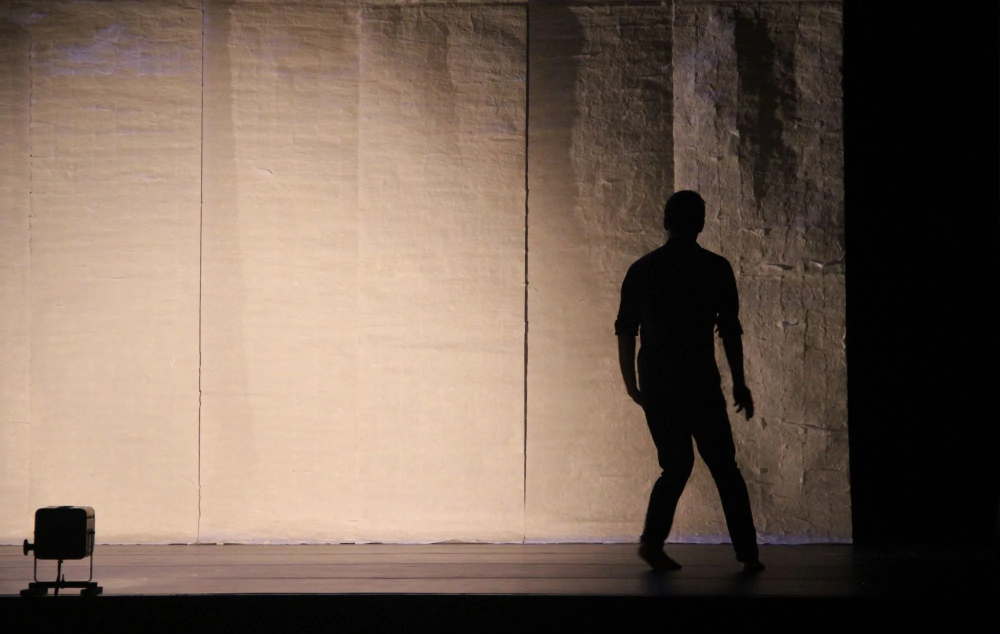
#> input picture site/assets/img/imagem-como-ausencia.webp, 2000 x 1268 px (shown at 1/2 size)
$ python gerar-mural.py
#> lines starting #> are read from the running program, lines starting #| are printed output that depends on the picture
# Gera o mural do Acervo (antes do Contato): recorta cada imagem no mesmo formato (4:5), em assets/img/mural/,
# e escreve as três faixas em imagens.html (seção Acervo), entre <!-- MURAL:INICIO --> e <!-- MURAL:FIM -->.
#
# Uso, de dentro da pasta site:   python ferramentas/gerar-mural.py
# Para trocar, tirar ou reordenar imagens, edite a lista FAIXAS abaixo e rode de novo.
# Cada peça: (arquivo em assets/img, ponto de foco x e y de 0 a 1, destino, legenda)
#   destino "#obra-flor" vira um link para a obra (criacoes.html#obra-flor, na sua página); destino ("video", id, início, título) abre o vídeo.
from html import escape
from pathlib import Path

from PIL import Image

SITE = Path(__file__).resolve().parent.parent
ORIGEM = SITE / "assets" / "img"
SAIDA = ORIGEM / "mural"
LARGURA, ALTURA = 512, 640  # 4:5, um pouco mais alta que larga, como os quadros de um acervo
QUALIDADE = 72


def video(id_video: str, inicio: str, titulo: str) -> tuple:
    return ("video", id_video, inicio, titulo)


FAIXAS = [
    [
        ("imagem-como-ausencia.webp", 0.72, 0.5, "#obra-ausencia", "2013 <cite>A Imagem como Ausência</cite>"),
        ("quadros/efemero-cora.webp", 0.5, 0.5, video("5xQ4a2cmItM", "1343", "Encontros Efêmeros: Marcus Moreno + Cora Laszlo · Encontro para contemplar o vento"), "Encontro Efêmero <cite>com Cora Laszlo</cite>"),
        ("flor-da-lua-patzdorf.webp", 0.5, 0.45, "#obra-flor", "2016 <cite>A Flor da Lua</cite>"),
        ("quadros/entrevista-zelia.webp", 0.5, 0.5, video("jd_U6hWVAxY", "", "Entrevista-performativa com Zélia Monteiro"), "Entrevista <cite>com Zélia Monteiro</cite>"),
        ("instante-ja-1.webp", 0.48, 0.5, "#obra-instante", "2019 <cite>Instante-já</cite>"),
        ("quadros/efemero-patricia.webp", 0.5, 0.5, video("mSVXEeCJtak", "356", "Encontros Efêmeros: Marcus Moreno + Patrícia Árabe"), "Encontro Efêmero <cite>com Patrícia Árabe</cite>"),
        ("onde-houver-ceu-1.webp", 0.5, 0.45, "#obra-ceu", "2024 <cite>Onde Houver Céu</cite>"),
        ("quadros/entrevista-key.webp", 0.5, 0.5, video("lXd31e4e4DI", "", "Entrevista-performativa com Key Sawao"), "Entrevista <cite>com Key Sawao</cite>"),
        ("retrato-25.webp", 0.55, 0.5, "#sobre", "Retrato · 2025"),
        ("quadros/efemero-jose-artur.webp", 0.5, 0.5, video("MUSrxQCvAzc", "16", "Encontros Efêmeros: Marcus Moreno + José Artur Campos"), "Encontro Efêmero <cite>com José Artur Campos</cite>"),
        ("sempre-mais-que-um.webp", 0.55, 0.5, "#obra-sempre", "2023 <cite>Sempre mais que um</cite>"),
    ],
    [
        ("estudo-encontro-2.webp", 0.5, 0.5, "#obra-estudo", "2017 <cite>Estudo para o Encontro</cite>"),
        ("quadros/entrevista-vera.webp", 0.86, 0.5, video("5UkvPAkzwQQ", "", "Entrevista-performativa com Vera Sala"), "Entrevista <cite>com Vera Sala</cite>"),
        ("flor-mario-de-andrade.webp", 0.6, 0.5, "#obra-flor", "2016 <cite>A Flor da Lua</cite>"),
        ("quadros/efemero-marcio.webp", 0.5, 0.5, video("BS4TVR6UXvo", "331", "Encontros Efêmeros: Marcus Moreno + Márcio Greyk"), "Encontro Efêmero <cite>com Márcio Greyk</cite>"),
        ("entre-espaco-still.webp", 0.53, 0.5, "#obra-cinema", "2021 <cite>Entre-espaço onde tudo existe</cite>"),
        ("quadros/entrevista-mariana.webp", 0.5, 0.5, video("azvbrgBYgow", "1", "Entrevista-performativa com Mariana Muniz"), "Entrevista <cite>com Mariana Muniz</cite>"),
        ("retrato-07.webp", 0.5, 0.5, "#entreato", "Retrato · 2025"),
        ("quadros/efemero-alex.webp", 0.5, 0.5, video("g3cO501wIUE", "2", "Encontros Efêmeros: Marcus Moreno + Alex Ratton"), "Encontro Efêmero <cite>com Alex Ratton</cite>"),
        ("fvp-8603.webp", 0.47, 0.5, "#trajetoria", "Palco"),
        ("para-insistir-em-brotar.webp", 0.55, 0.5, "#obra-brotar", "2021 <cite>Para insistir em brotar</cite>"),
    ],
    [
        ("instante-ja-2.webp", 0.5, 0.4, "#obra-instante", "2019 <cite>Instante-já</cite>"),
        ("quadros/entrevista-wellington.webp", 0.5, 0.5, video("UQLYlQUCsjA", "", "Entrevista-performativa com Wellington Duarte"), "Entrevista <cite>com Wellington Duarte</cite>"),
        ("flor-casa-caldeiras.webp", 0.62, 0.5, "#obra-flor", "2016 <cite>A Flor da Lua</cite>"),
        ("quadros/efemero-rafaela.webp", 0.5, 0.5, video("RpqCcdeJHao", "1", "Encontros Efêmeros: Marcus Moreno + Rafaela Sahyoun"), "Encontro Efêmero <cite>com Rafaela Sahyoun</cite>"),
        ("onde-houver-ceu-2.webp", 0.42, 0.5, "#obra-ceu", "2024 <cite>Onde Houver Céu</cite>"),
        ("quadros/entrevista-alex.webp", 0.86, 0.5, video("k5sz9-4NUl4", "", "Entrevista-performativa com Alex Ratton"), "Entrevista <cite>com Alex Ratton</cite>"),
        ("estudo-encontro-1.webp", 0.5, 0.5, "#obra-estudo", "2017 <cite>Estudo para o Encontro</cite>"),
        ("img-1639.webp", 0.48, 0.5, "#curadoria", "Marcus Moreno"),
        ("retrato-24.webp", 0.55, 0.5, "#presente", "<cite>Danças de Presente</cite>"),
        ("fvp-8547.webp", 0.5, 0.45, "#contato", "Palco"),
    ],
]
DURACOES = ["130s", "150s", "140s"]  # cada faixa anda num ritmo; a do meio, no sentido contrário


def recortar(arquivo: str, fx: float, fy: float) -> str:
    """Recorta no formato 4:5 em volta do ponto de foco e salva em assets/img/mural/."""
#> called with arquivo = 'imagem-como-ausencia.webp', fx = 0.72, fy = 0.5
    im = Image.open(ORIGEM / arquivo).convert("RGB")
#> im is the input picture: PIL image 2000x1268 RGB; mean R, G, B 117.1, 98.6, 85.9
    w, h = im.size
#> w = 2000; h = 1268
    if w / h > LARGURA / ALTURA:  # mais larga: corta dos lados
        nw, nh = round(h * LARGURA / ALTURA), h
#> nw = 1014; nh = 1268
    else:                          # mais alta: corta em cima e embaixo
        nw, nh = w, round(w * ALTURA / LARGURA)
    x = min(max(round(fx * w - nw / 2), 0), w - nw)
#> x = 933
    y = min(max(round(fy * h - nh / 2), 0), h - nh)
#> y = 0
    nome = Path(arquivo).stem + ".webp"
    im.crop((x, y, x + nw, y + nh)).resize((LARGURA, ALTURA), Image.LANCZOS).save(SAIDA / nome, "WEBP", quality=QUALIDADE, method=6)
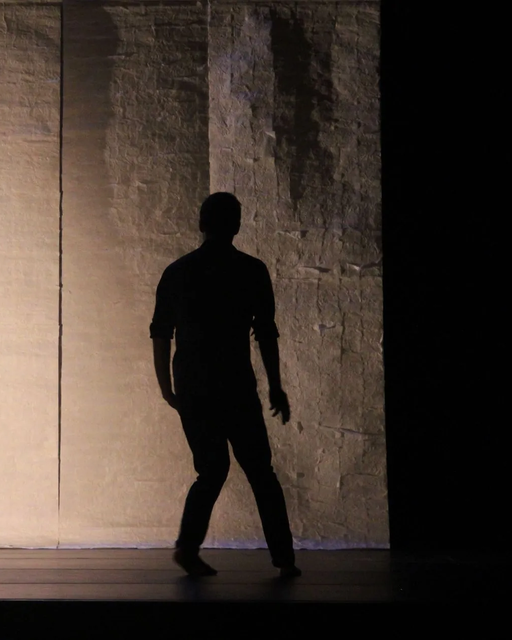
#> saved as imagem-como-ausencia.webp: PIL image 512x640 RGB; mean R, G, B 66.1, 54.3, 46.3
    return nome


# em que página está cada seção do site (são 6 páginas; algumas reúnem mais de uma seção)
PAGINA_DA_SECAO = {
    "sobre": "sobre.html", "trajetoria": "sobre.html#trajetoria", "curadoria": "sobre.html#curadoria",
    "efemeros": "encontros.html", "entrevistas": "encontros.html#entrevistas", "presente": "encontros.html#presente",
    "entreato": "imagens.html#entreato", "acervo": "imagens.html#acervo",
    "textos": "textos.html", "imprensa": "textos.html#imprensa", "contato": "contato.html",
}


def pagina_do_destino(destino: str) -> str:
    """#obra-flor vai para criacoes.html#obra-flor; #trajetoria, para a página em que a seção está."""
    alvo = destino.lstrip("#")
    return f"criacoes.html#{alvo}" if alvo.startswith("obra-") else PAGINA_DA_SECAO.get(alvo, f"{alvo}.html")


def peca(nome: str, destino, legenda: str, indice: int) -> str:
    # o mural fica no fim da página: as imagens só carregam quando a pessoa se aproxima (ver iniciarAcervo no main.js)
    img = f'<img src="assets/img/mural/{nome}" width="{LARGURA}" height="{ALTURA}" alt="" loading="lazy" decoding="async">'
    rotulo = f'<span class="mural__legenda">{legenda}</span>'
    if isinstance(destino, tuple):
        _, id_video, inicio, titulo = destino
        inicio_attr = f' data-start="{inicio}"' if inicio else ""
        return (f'<button class="mural__peca" type="button" tabindex="-1" data-video="{id_video}"{inicio_attr} '
                f'data-titulo="{escape(titulo)}">{img}{rotulo}</button>')
    return f'<a class="mural__peca" href="{pagina_do_destino(destino)}" tabindex="-1">{img}{rotulo}</a>'


def principal() -> None:
    SAIDA.mkdir(exist_ok=True)
    usadas = set()
    faixas_html = []
    for n, (faixa, duracao) in enumerate(zip(FAIXAS, DURACOES)):
        pecas = []
        for i, (arquivo, fx, fy, destino, legenda) in enumerate(faixa):
            nome = recortar(arquivo, fx, fy)
            usadas.add(nome)
            pecas.append(peca(nome, destino, legenda, i))
        sequencia = "\n            ".join(pecas)
        # a sequência aparece duas vezes: quando a primeira sai pela esquerda, a cópia já ocupa o lugar
        faixas_html.append(f'''        <div class="mural__faixa{" mural__faixa--volta" if n == 1 else ""}" style="--duracao: {duracao}">
          <div class="mural__trilho">
            {sequencia}
            {sequencia}
          </div>
        </div>''')
    for velho in SAIDA.glob("*.webp"):
        if velho.name not in usadas:
            velho.unlink()

    bloco = ("<!-- MURAL:INICIO · gerado por ferramentas/gerar-mural.py; para mudar, edite lá e rode de novo -->\n"
             '      <div class="mural" aria-hidden="true">\n' + "\n".join(faixas_html) + "\n      </div>\n      <!-- MURAL:FIM -->")
    index = SITE / "imagens.html"
    texto = index.read_text(encoding="utf-8")
    inicio = texto.index("<!-- MURAL:INICIO")
    fim = texto.index("<!-- MURAL:FIM -->") + len("<!-- MURAL:FIM -->")
    index.write_text(texto[:inicio] + bloco + texto[fim:], encoding="utf-8")
    total = sum(len(f) for f in FAIXAS)
    peso = sum((SAIDA / n).stat().st_size for n in usadas) // 1024
    print(f"Mural: {total} imagens em {len(FAIXAS)} faixas, {peso} KB em assets/img/mural/")


if __name__ == "__main__":
#> (the run stopped early here; a loop or call above may not have finished)

$ run again, with site/assets/img/capa-ceu-1000.webp copied over site/assets/img/imagem-como-ausencia.webp
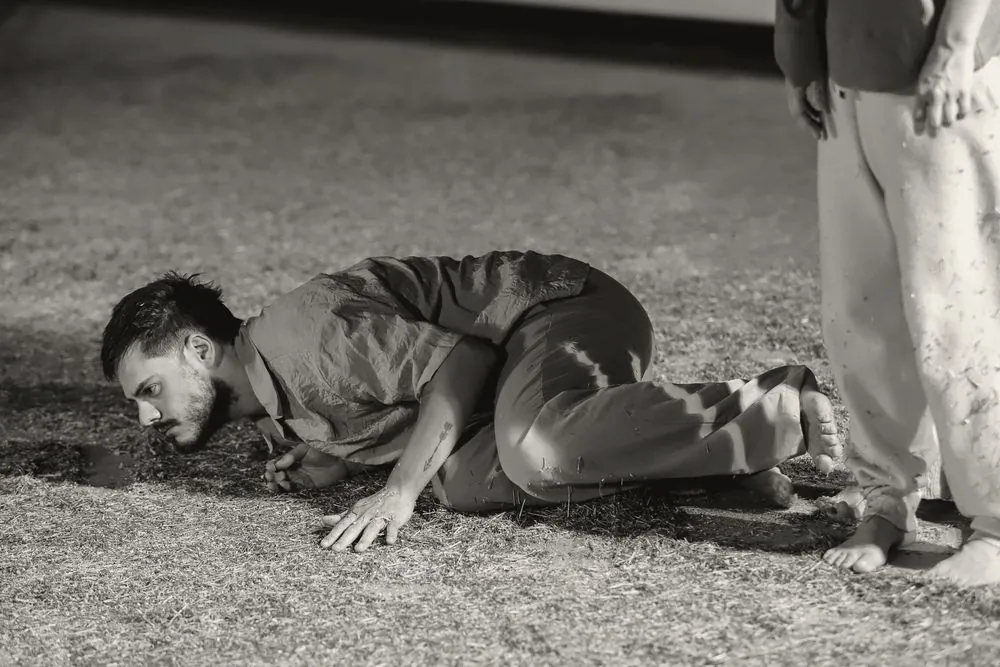
#> input picture site/assets/img/capa-ceu-1000.webp, 1000 x 667 px
#> in recortar, im is the input picture: PIL image 1000x667 RGB; mean R, G, B 113.6, 110.1, 105
#> in recortar, `im.crop((x, y, x + nw, y + nh)).resize((LARGURA, ALTURA), Image.LANCZO..`:
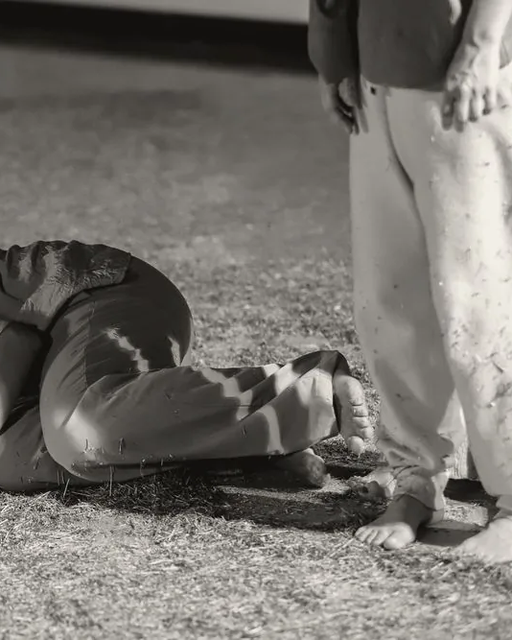
#> saved as imagem-como-ausencia.webp: PIL image 512x640 RGB; mean R, G, B 116.6, 113.1, 108

$ run again, with site/assets/img/capa-flor-1000.webp copied over site/assets/img/imagem-como-ausencia.webp
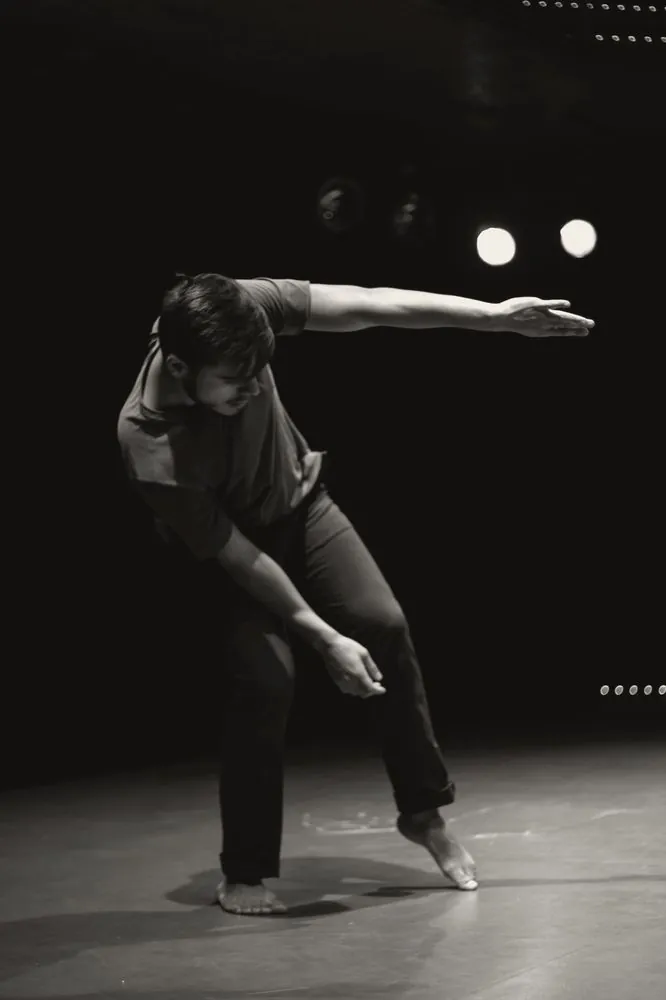
#> input picture site/assets/img/capa-flor-1000.webp, 666 x 1000 px
#> in recortar, im is the input picture: PIL image 666x1000 RGB; mean R, G, B 44.5, 42.1, 39.1
#> in recortar, `im.crop((x, y, x + nw, y + nh)).resize((LARGURA, ALTURA), Image.LANCZO..`:
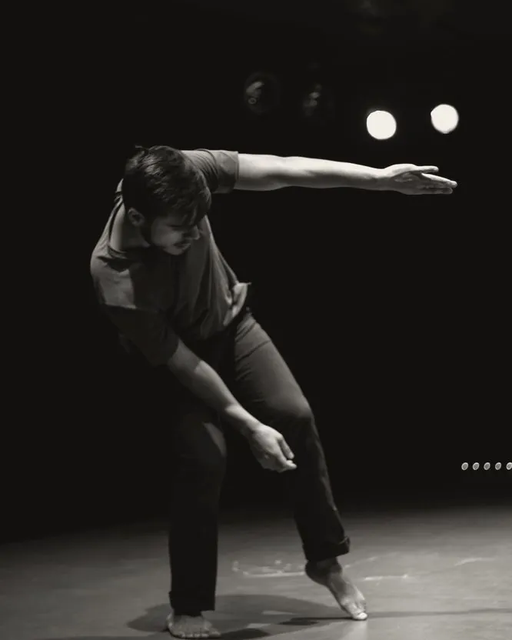
#> saved as imagem-como-ausencia.webp: PIL image 512x640 RGB; mean R, G, B 39.3, 37.1, 34.2
